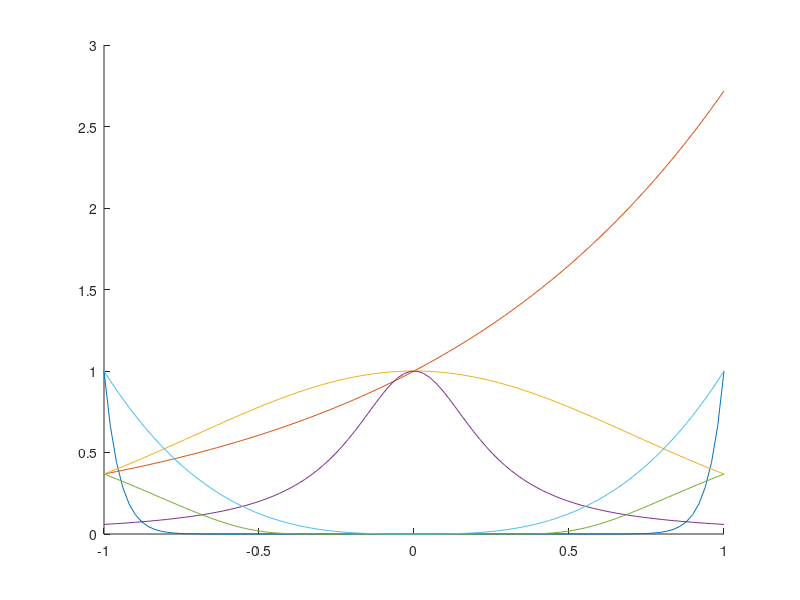

This figure's MATLAB source:
%% Gauss-Legendre, Clenshaw-Curtis and Romberg

%% Testfunctions
f1 = @(x) x.^20;
f2 = @(x) exp(x);
f3 = @(x) exp(-x.^2);
f4 = @(x) 1./(1+16*x.^2);
f5 = @(x) exp(-x.^(-2));
f6 = @(x) abs(x).^3;

%% Plots
x = linspace(-1, 1, 100);
figure(); hold on;
plot(x, f1(x));
plot(x, f2(x));
plot(x, f3(x));
plot(x, f4(x));
plot(x, f5(x));
plot(x, f6(x));

%% Analytische oplossingen
I1 = @(x) x.^21/21;
I2 = @(x) e.^x;
I3 = @(x) (1/2)*sqrt(pi)*erf(x);
I4 = @(x) (1/4)*atan(4*x);
I5 = @(x) sqrt(pi)*erf(1./x) + exp(-1./x.^2).*x;
I6 = @(x) (1/4).*x.^4*sgn(x);

